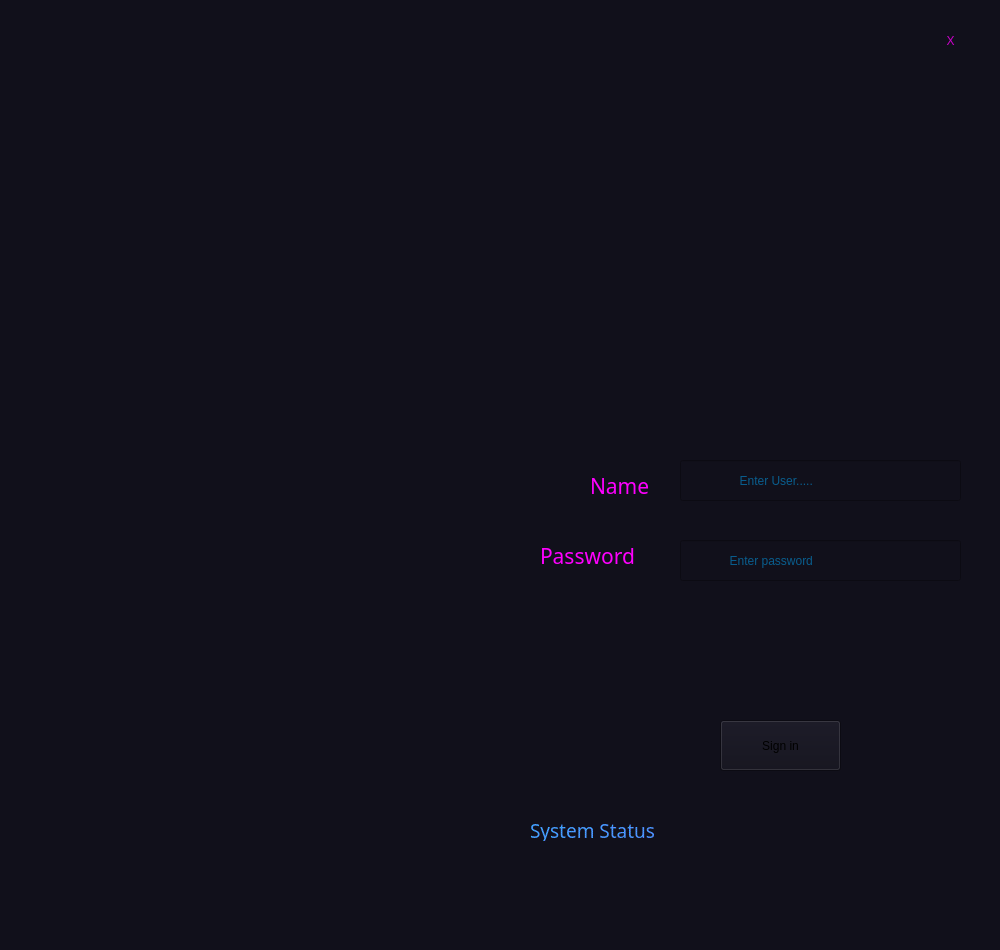
<?xml version="1.0" encoding="UTF-8"?>
<ui version="4.0">
 <class>login</class>
 <widget class="QMainWindow" name="login">
  <property name="geometry">
   <rect>
    <x>0</x>
    <y>0</y>
    <width>1000</width>
    <height>950</height>
   </rect>
  </property>
  <property name="windowTitle">
   <string>MainWindow</string>
  </property>
  <property name="windowIcon">
   <iconset resource="res.qrc">
    <normaloff>:/images/logo.png</normaloff>:/images/logo.png</iconset>
  </property>
  <property name="styleSheet">
   <string notr="true">background-color: rgb(17, 16, 27);</string>
  </property>
  <widget class="QWidget" name="centralwidget">
   <widget class="QWidget" name="widget" native="true">
    <property name="geometry">
     <rect>
      <x>0</x>
      <y>0</y>
      <width>501</width>
      <height>950</height>
     </rect>
    </property>
    <property name="styleSheet">
     <string notr="true">background-image: url(:/images/login.png);</string>
    </property>
   </widget>
   <widget class="QLabel" name="label">
    <property name="geometry">
     <rect>
      <x>590</x>
      <y>470</y>
      <width>71</width>
      <height>31</height>
     </rect>
    </property>
    <property name="font">
     <font>
      <family>Copperplate Gothic Light</family>
      <pointsize>16</pointsize>
     </font>
    </property>
    <property name="styleSheet">
     <string notr="true">color: rgb(255, 0, 255);</string>
    </property>
    <property name="text">
     <string>Name</string>
    </property>
   </widget>
   <widget class="QLabel" name="label_2">
    <property name="geometry">
     <rect>
      <x>540</x>
      <y>540</y>
      <width>121</width>
      <height>31</height>
     </rect>
    </property>
    <property name="font">
     <font>
      <family>Copperplate Gothic Light</family>
      <pointsize>16</pointsize>
     </font>
    </property>
    <property name="styleSheet">
     <string notr="true">color: rgb(255, 0, 255);</string>
    </property>
    <property name="text">
     <string>Password</string>
    </property>
   </widget>
   <widget class="QLineEdit" name="name_text">
    <property name="geometry">
     <rect>
      <x>680</x>
      <y>460</y>
      <width>281</width>
      <height>41</height>
     </rect>
    </property>
    <property name="styleSheet">
     <string notr="true">border-image: url(:/images/textbox.png);
font: 12pt &quot;Lucida Sans&quot;;
color: rgb(0, 170, 255);</string>
    </property>
    <property name="text">
     <string/>
    </property>
    <property name="placeholderText">
     <string>                 Enter User.....</string>
    </property>
   </widget>
   <widget class="QLineEdit" name="password_text">
    <property name="geometry">
     <rect>
      <x>680</x>
      <y>540</y>
      <width>281</width>
      <height>41</height>
     </rect>
    </property>
    <property name="styleSheet">
     <string notr="true">border-image: url(:/images/textbox.png);
font: 12pt &quot;Lucida Sans&quot;;
color: rgb(0, 170, 255);</string>
    </property>
    <property name="inputMask">
     <string/>
    </property>
    <property name="text">
     <string/>
    </property>
    <property name="echoMode">
     <enum>QLineEdit::Password</enum>
    </property>
    <property name="cursorPosition">
     <number>0</number>
    </property>
    <property name="placeholderText">
     <string>              Enter password</string>
    </property>
   </widget>
   <widget class="QWidget" name="widget_2" native="true">
    <property name="geometry">
     <rect>
      <x>660</x>
      <y>170</y>
      <width>181</width>
      <height>191</height>
     </rect>
    </property>
    <property name="styleSheet">
     <string notr="true">background-image: url(:/images/log.png);</string>
    </property>
   </widget>
   <widget class="QPushButton" name="pushButton">
    <property name="geometry">
     <rect>
      <x>720</x>
      <y>720</y>
      <width>121</width>
      <height>51</height>
     </rect>
    </property>
    <property name="styleSheet">
     <string notr="true"/>
    </property>
    <property name="text">
     <string>Sign in</string>
    </property>
    <property name="autoDefault">
     <bool>false</bool>
    </property>
    <property name="flat">
     <bool>false</bool>
    </property>
   </widget>
   <widget class="QPushButton" name="pushButton_2">
    <property name="geometry">
     <rect>
      <x>930</x>
      <y>20</y>
      <width>41</width>
      <height>41</height>
     </rect>
    </property>
    <property name="styleSheet">
     <string notr="true">border: 2px rgb(0,0,0);
color: rgb(203, 0, 203);
font: 18pt &quot;Copperplate Gothic Bold&quot;;</string>
    </property>
    <property name="text">
     <string>X</string>
    </property>
    <property name="autoDefault">
     <bool>false</bool>
    </property>
    <property name="flat">
     <bool>false</bool>
    </property>
   </widget>
   <widget class="QLabel" name="status">
    <property name="geometry">
     <rect>
      <x>530</x>
      <y>820</y>
      <width>461</width>
      <height>21</height>
     </rect>
    </property>
    <property name="font">
     <font>
      <family>Copperplate Gothic Light</family>
      <pointsize>14</pointsize>
     </font>
    </property>
    <property name="styleSheet">
     <string notr="true">color: qlineargradient(spread:repeat, x1:0, y1:0, x2:1, y2:1, stop:0 rgba(172, 0, 255, 255), stop:1 rgba(33, 212, 253, 255));</string>
    </property>
    <property name="text">
     <string>System Status</string>
    </property>
    <property name="textFormat">
     <enum>Qt::PlainText</enum>
    </property>
   </widget>
  </widget>
 </widget>
 <resources>
  <include location="res.qrc"/>
 </resources>
 <connections/>
</ui>
